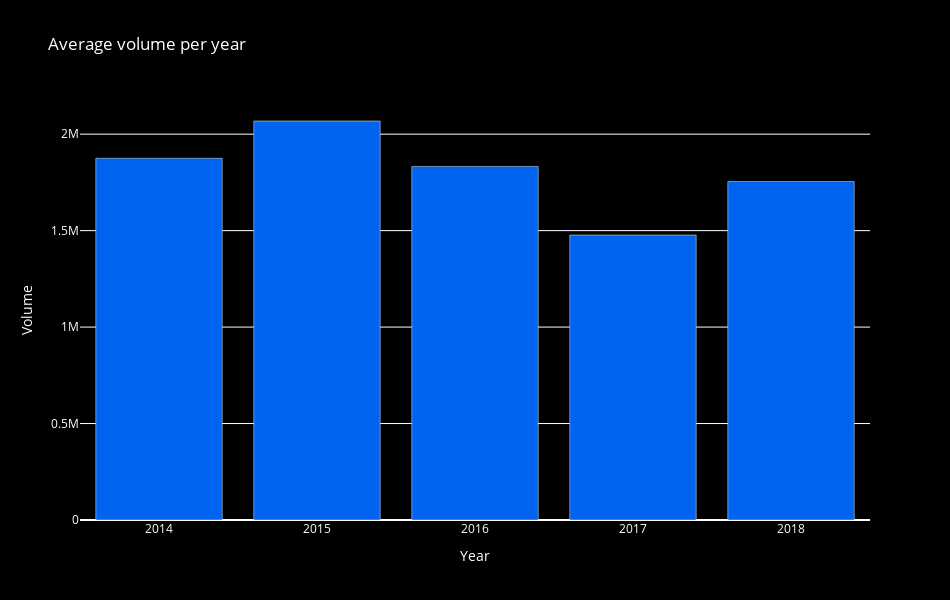

Notebook cell for this chart:
### Markdown cell above
# Average volume per year

### Code cell
fig = go.Figure(
    layout = go.Layout(
        title = 'Average volume per year',
        xaxis = dict(title = 'Year'),
        yaxis = dict(title = 'Volume'),
        font = dict(color = 'white'),
        showlegend = False,
        paper_bgcolor = 'black',
        plot_bgcolor = 'black',
        width = 950,
        height = 600
    )
)

#monthly averages
df_g['year'] = df_g['date'].dt.year
df_mean = df_g.groupby('year')[['volume']].mean()

fig.add_trace(go.Bar(x = df_mean.index, y = df_mean['volume'], marker = dict(color = '#0064f0')))

fig.show()

### Figure 1 — Plotly figure (JSON) as saved in the notebook; plotly's stock layout.template omitted (floating-point values rounded to 4 significant figures)
{"data": [{"marker": {"color": "#0064f0"}, "type": "bar", "x": [2014, 2015, 2016, 2017, 2018], "y": [1875000.0, 2068000.0, 1833000.0, 1477000.0, 1755000.0]}], "layout": {"font": {"color": "white"}, "height": 600, "paper_bgcolor": "black", "plot_bgcolor": "black", "showlegend": false, "title": {"text": "Average volume per year"}, "width": 950, "xaxis": {"title": {"text": "Year"}}, "yaxis": {"title": {"text": "Volume"}}}}
